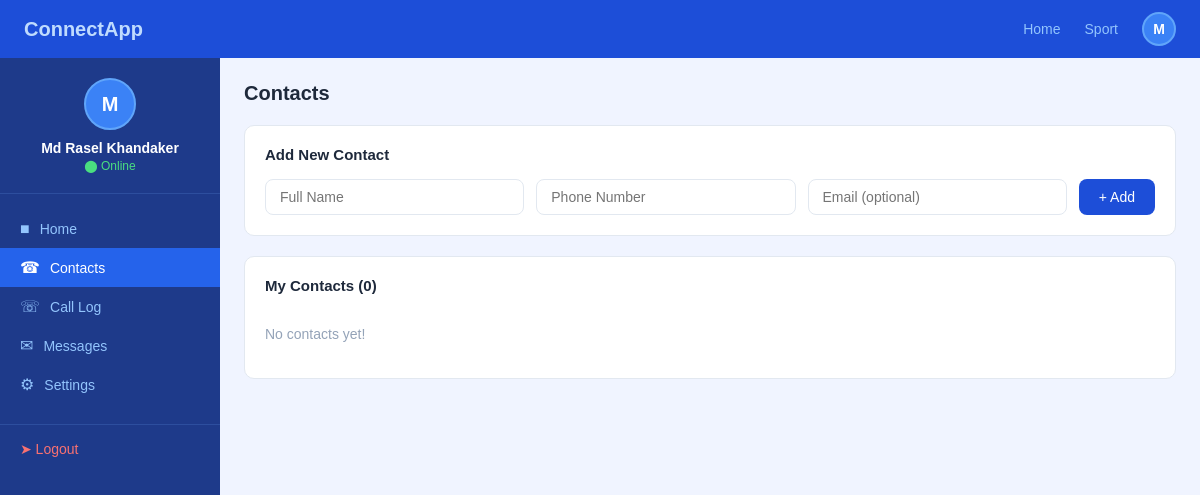
Before: /contacts (signed in) with the older database file.
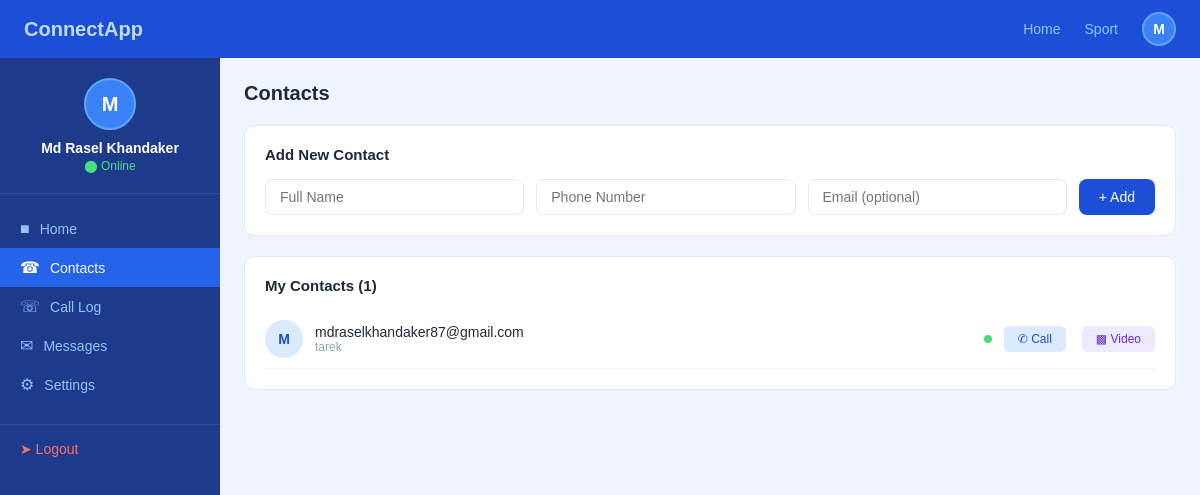
After: the same page with the newer database file.
### tables this page shows
CREATE TABLE contacts (
        id INTEGER PRIMARY KEY AUTOINCREMENT,
        owner_email TEXT NOT NULL,
        contact_email TEXT NOT NULL,
        contact_name TEXT NOT NULL,
        contact_phone TEXT
    );

### app.py (the view)
@app.route('/contacts')
def contacts():
    if 'email' not in session:
        return redirect(url_for('home'))
    ph = '%s' if os.environ.get('DATABASE_URL') else '?'
    conn = get_db()
    c = conn.cursor()
    c.execute(f'SELECT * FROM contacts WHERE owner_email={ph}', (session['email'],))
    contacts = c.fetchall()
    conn.close()
    return render_template('contacts.html',
                           username=session['name'],
                           email=session['email'],
                           contacts=contacts)

### app.py (called while the page is built)
def get_db():
    DATABASE_URL = os.environ.get('DATABASE_URL')
    if DATABASE_URL:
        result = urlparse(DATABASE_URL)
        conn = psycopg2.connect(
            database=result.path[1:],
            user=result.username,
            password=result.password,
            host=result.hostname,
            port=result.port
        )
    else:
        conn = sqlite3.connect('users.db')
    return conn

### templates/contacts.html (shortened to what this page needs)
<!DOCTYPE html>
<html>
<head>
    <link rel="stylesheet" href="{{ url_for('static', filename='style.css') }}">
</head>
<body>
<nav class="navbar">
    <span class="logo">ConnectApp</span>
    <div class="nav-links">
        <a href="/dashboard">Home</a>
        <a href="/sport">Sport</a>
        <div class="nav-avatar">{{ username[0]|upper }}</div>
    </div>
</nav>
<div class="dashboard-wrapper">
    <div class="sidebar">
        <div class="user-info">
            <div class="user-avatar">{{ username[0]|upper }}</div>
            <div class="user-name">{{ username }}</div>
            <div class="user-status">&#11044; Online</div>
        </div>
        <a href="/dashboard" class="menu-item">
            <span class="menu-icon">&#9632;</span> Home
        </a>
        <a href="/contacts" class="menu-item active">
            <span class="menu-icon">&#9742;</span> Contacts
        </a>
        <a href="/calllog" class="menu-item">
            <span class="menu-icon">&#9743;</span> Call Log
        </a>
        <a href="/messages" class="menu-item">
            <span class="menu-icon">&#9993;</span> Messages
        </a>
        <a href="/settings" class="menu-item">
            <span class="menu-icon">&#9881;</span> Settings
        </a>
        <a href="/logout" class="logout-btn">&#10148; Logout</a>
    </div>
    <div class="main-content">
        <div class="page-title">Contacts</div>
        <div class="section-card" style="margin-bottom:20px;">
            <div class="section-header">
                <span class="section-title">Add New Contact</span>
            </div>
            <form method="POST" action="/add_contact" style="display:flex;gap:12px;flex-wrap:wrap;">
                <input type="text" name="name" placeholder="Full Name" required
                       style="flex:1;padding:9px 14px;border:1px solid #e2e8f0;border-radius:8px;font-size:14px;outline:none;">
                <input type="text" name="phone" placeholder="Phone Number"
                       style="flex:1;padding:9px 14px;border:1px solid #e2e8f0;border-radius:8px;font-size:14px;outline:none;">
                <input type="text" name="email" placeholder="Email (optional)"
                       style="flex:1;padding:9px 14px;border:1px solid #e2e8f0;border-radius:8px;font-size:14px;outline:none;">
                <button type="submit"
                        style="padding:9px 20px;background:#1d4ed8;color:white;border:none;border-radius:8px;font-size:14px;cursor:pointer;">
                    + Add
                </button>
            </form>
        </div>
        <div class="section-card">
            <div class="section-header">
                <span class="section-title">My Contacts ({{ contacts|length }})</span>
            </div>
            {% if contacts %}
                {% for contact in contacts %}
                <div class="contact-row" onclick="toggleDetail('detail-{{ contact[0] }}')" style="cursor:pointer;">
                    <div class="contact-avatar" style="background:#dbeafe;color:#1d4ed8;">
                        {{ contact[2][0]|upper }}
                    </div>
                    <div class="contact-info">
                        <div class="contact-name">{{ contact[2] }}</div>
                        <div class="contact-sub">
                            {% if contact[3] %}{{ contact[3] }}{% endif %}
                        </div>
                    </div>
                    <div class="online-dot"></div>
                    <a href="/call/{{ contact[2] }}" onclick="event.stopPropagation()"
                        class="btn-call" style="text-decoration:none;">&#9990; Call</a>
                        <a href="/call/{{ contact[2] }}?video=true" onclick="event.stopPropagation()"
                        class="btn-video" style="text-decoration:none;">&#9641; Video</a>
                </div>
                {% endfor %}
            {% else %}
                <p style="color:#94a3b8;font-size:14px;padding:16px 0;">No contacts yet!</p>
            {% endif %}
        </div>
    </div>
</div>
</body>
</html>

Changed rows visible on the page:
added contacts: contact_email "M", contact_email "mdraselkhandaker87@gmail.com", contact_name "tarek"
Other visible differences:
{{ contacts|length }}: "0" → "1"
text no longer shown: "No contacts yet!"
